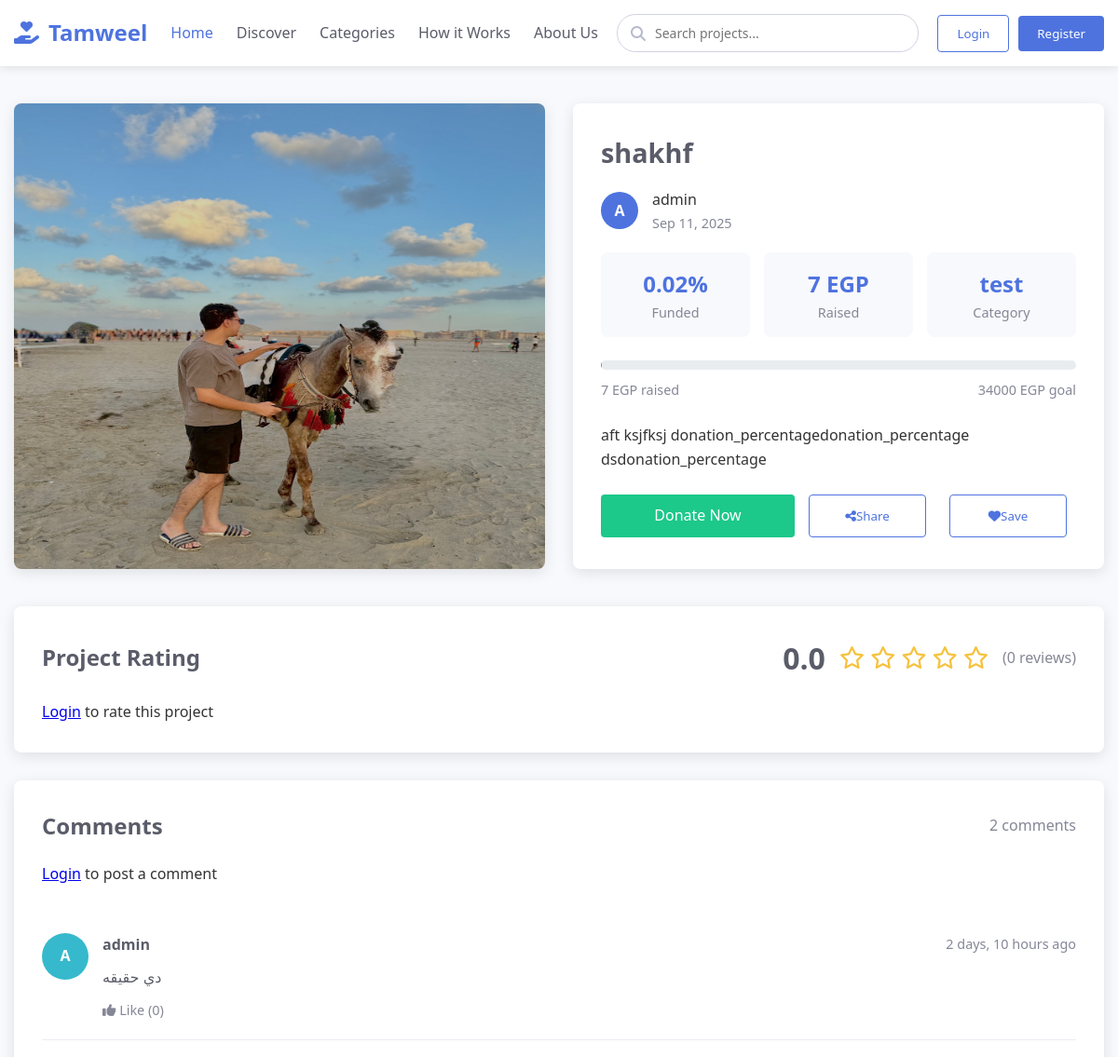
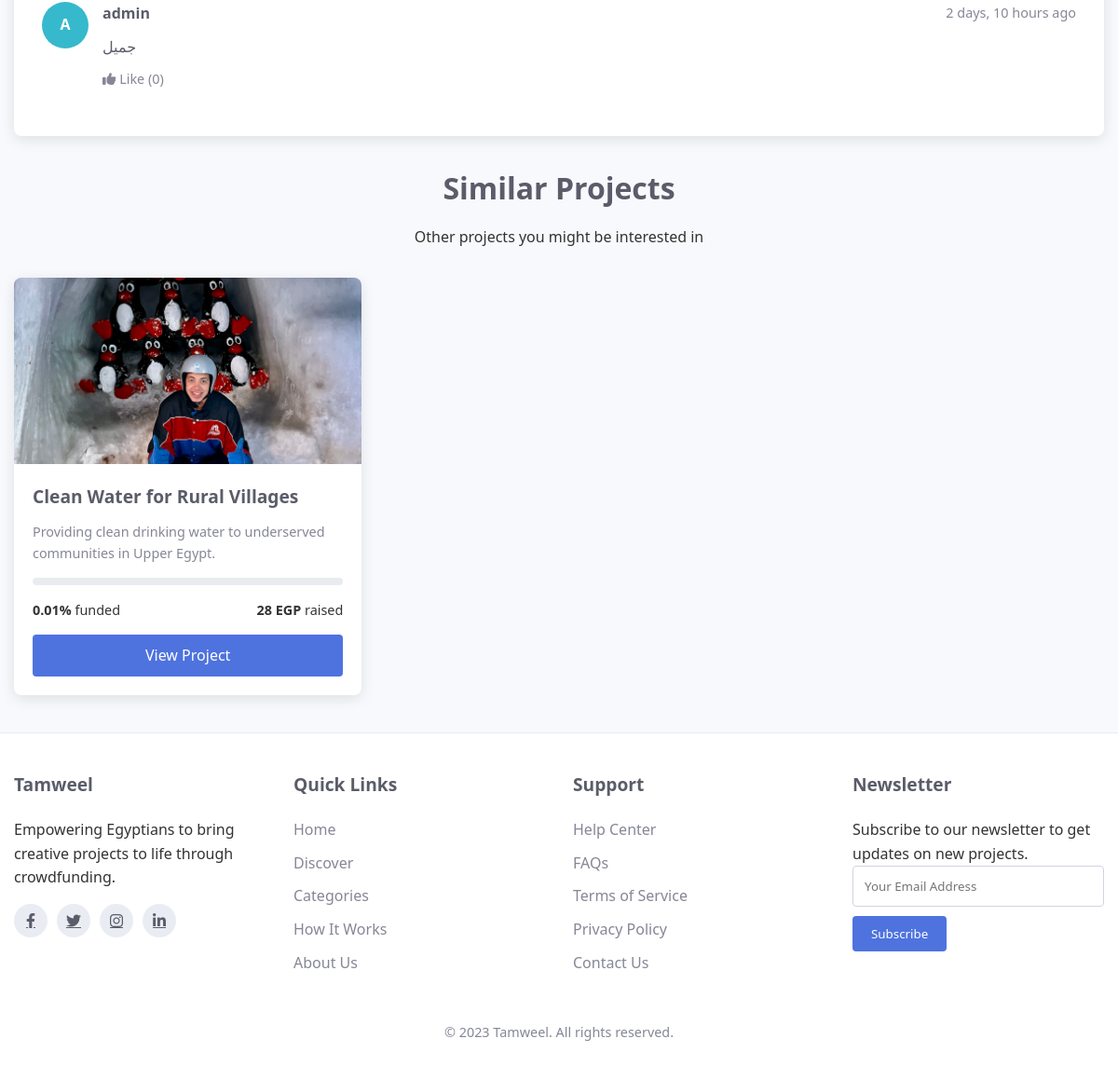
/project/1/, run on the app's committed database (2 pictures, top to bottom).
### crowdfunding/models.py (models this page shows, shortened)
class ProjectImage(models.Model):
    project = models.ForeignKey(Project, on_delete=models.CASCADE, related_name='images')
    image = models.ImageField(upload_to='projects/')

class Project(models.Model):
    creator = models.ForeignKey(User, on_delete=models.CASCADE, related_name='projects')
    title = models.CharField(max_length=255)
    details = models.TextField()
    category = models.ForeignKey(Category, on_delete=models.SET_NULL, null=True, related_name='projects')
    total_target = models.PositiveBigIntegerField()
    start_time = models.DateTimeField(default=timezone.now)
    end_time = models.DateTimeField()
    tags = models.ManyToManyField(Tag, blank=True)
    featured = models.BooleanField(default=False)
    is_canceled = models.BooleanField(default=False)
    created_at = models.DateTimeField(auto_now_add=True)
    def total_donated(self):
        return self.donations.aggregate(total=models.Sum('amount'))['total'] or 0
    def donation_percentage(self):
        if self.total_target==0: return 0
        return round(self.total_donated()*100/self.total_target,2)

class Category(models.Model):
    name = models.CharField(max_length=100, unique=True)
    slug = models.SlugField(max_length=120, unique=True, blank=True, null=True)

class Comment(models.Model):
    project = models.ForeignKey(Project, on_delete=models.CASCADE, related_name='comments')
    user = models.ForeignKey(User, on_delete=models.SET_NULL, null=True, related_name='comments')
    text = models.TextField()
    parent = models.ForeignKey('self', on_delete=models.CASCADE, null=True, blank=True, related_name='replies')
    created_at = models.DateTimeField(auto_now_add=True)
    reported = models.BooleanField(default=False)

### crowdfunding/views.py (the view)
# urls.py: path('project/<int:pk>/', views.project_detail, name='project_detail'),
def project_detail(request, pk):
    project = get_object_or_404(Project, pk=pk)
    images = project.images.all()
    comments = project.comments.filter(parent__isnull=True).order_by('-created_at')
    stats = project.ratings.aggregate(
        avg_rating=Avg('value'),
        reviews_count=Count('id')
    )
    avg_rating = stats['avg_rating'] or 0
    reviews_count = stats['reviews_count']
    similar = Project.objects.filter(tags__in=project.tags.all()).exclude(pk=pk).distinct()[:4]
    donation_form = DonationForm()
    comment_form = CommentForm()
    rating_form = RatingForm()
    return render(request, 'projects/project_detail.html', {
        'project': project,
        'images': images,
        'comments': comments,
        'avg_rating': avg_rating,
        'reviews_count': reviews_count,
        'similar': similar,
        'donation_form': donation_form,
        'comment_form': comment_form,
        'rating_form': rating_form
    })

### templates/projects/project_detail.html (shortened to what this page needs)
<!DOCTYPE html>
<html lang="en">
<head>
    {% load static %}
    <link rel="stylesheet" href="https://cdnjs.cloudflare.com/ajax/libs/font-awesome/6.4.0/css/all.min.css">
    <link rel="stylesheet" href="{% static 'Styles/project_details.css' %}">
</head>
<body>
    <header>
        <div class="container">
            <nav>
                <a href="{% url 'crowdfunding:home' %}" class="logo">
                    <i class="fas fa-hand-holding-heart"></i>
                    Tamweel
                </a>
                <ul class="nav-links">
                    <li><a href="{% url 'crowdfunding:home' %}" class="nav-link active" data-page="home">Home</a></li>
                    <li><a href="#" class="nav-link" data-page="discover">Discover</a></li>
                    <li><a href="#" class="nav-link" data-page="categories">Categories</a></li>
                    <li><a href="#" class="nav-link" data-page="how-it-works">How it Works</a></li>
                    <li><a href="#" class="nav-link" data-page="about-us">About Us</a></li>
                </ul>
                <div class="search-container">
                    <i class="fas fa-search search-icon"></i>
                    <input type="text" class="search-input" placeholder="Search projects...">
                </div>
                {% if user.is_authenticated %}
                    <div class="auth-buttons">
                        <a href="{% url 'accounts:profile' %}">
                            <button class="btn btn-outline" id="profileBtn">Profile</button>
                        </a>
                        <a href="{% url 'accounts:logout' %}">
                            <button class="btn btn-primary" id="logoutBtn">Logout</button>
                        </a>
                    </div>
                {% else %}
                    <div class="auth-buttons">
                        <a href="{% url 'accounts:login' %}">
                            <button class="btn btn-outline" id="loginBtn">Login</button>
                        </a>
                        <a href="{% url 'accounts:register' %}">
                            <button class="btn btn-primary" id="registerBtn">Register</button>
                        </a>
                    </div>
                {% endif %}
            </nav>
        </div>
    </header>
    <div class="container">
        <div class="project-details">
            {% for img in images %}
            <div class="project-image">
                <img src="{{ img.image.url }}" style="width:600px; height:500px;" alt="Project Image">
            </div>
            {% endfor %}
            <div class="project-info">
                <h1 class="project-title">{{ project.title }}</h1>
                <div class="project-creator">
                    <div class="creator-avatar">
                        {{ project.creator.username|make_list|first|upper }}
                    </div>
                    <div>
                        <div>{{ project.creator.username }}</div>
                        <div style="color: var(--gray); font-size: 0.9rem;">{{ project.start_time|date:"M d, Y" }}</div>
                    </div>
                </div>
                <div class="project-stats">
                    <div class="stat-item">
                        <div class="stat-value">{{ project.donation_percentage }}%</div>
                        <div class="stat-label">Funded</div>
                    </div>
                    <div class="stat-item">
                        <div class="stat-value">{{ project.total_donated }} EGP</div>
                        <div class="stat-label">Raised</div>
                    </div>
                    <div class="stat-item">
                        <div class="stat-value">{{ project.category.name }}</div>
                        <div class="stat-label">Category</div>
                    </div>
                </div>
                <div class="project-progress">
                    <div class="progress-bar">
                    </div>
                    <div class="progress-info">
                        <span>{{ project.total_donated }} EGP raised</span>
                        <span>{{ project.total_target }} EGP goal</span>
                    </div>
                </div>
                <p>{{ project.details }}</p>
                <div class="project-actions">
                    <a href="{% url 'crowdfunding:create_donation' project.id %}" class="btn btn-success" style="flex: 2;">Donate Now</a>
                    <button class="btn btn-outline" style="flex: 1;"><i class="fas fa-share-alt"></i> Share</button>
                    <button class="btn btn-outline" style="flex: 1;"><i class="fas fa-heart"></i> Save</button>
                </div>
            </div>
        </div>
        <div class="rating-section">
            <div class="rating-header">
                <h2 class="rating-title">Project Rating</h2>
                <div class="rating-stars">
                    <div class="average-rating">{{ avg_rating|floatformat:1 }}</div>
                    <div class="stars">
                        {% for i in "12345" %}
                            {% if avg_rating >= forloop.counter %}
                                <i class="fas fa-star"></i>
                            {% elif avg_rating >= forloop.counter|add:-0.5 %}
                                <i class="fas fa-star-half-alt"></i>
                            {% else %}
                                <i class="far fa-star"></i>
                            {% endif %}
                        {% endfor %}
                    </div>
                    <div class="rating-count">({{ reviews_count }} reviews)</div>
                </div>
            </div>
            {% if user.is_authenticated %}
            <div class="rate-project">
                <h3 class="rate-title">Rate this project</h3>
                <form method="post" action="{% url 'crowdfunding:rate_project' project.pk %}">
                    {% csrf_token %}
                    <div class="user-stars">
                        {% for i in "12345" %}
                            <label>
                                <input type="radio" name="value" value="{{ forloop.counter }}" {% if user_rating == forloop.counter %}checked{% endif %}>
                                <i class="fas fa-star"></i>
                            </label>
                        {% endfor %}
                    </div>
                    <button type="submit" class="btn btn-primary mt-2">Submit Rating</button>
                </form>
            </div>
            {% else %}
            <div class="rate-project">
                <p><a href="{% url 'accounts:login' %}">Login</a> to rate this project</p>
            </div>
            {% endif %}
        </div>
        <div class="comments-section">
            <div class="comments-header">
                <h2 class="comments-title">Comments</h2>
                <div class="comments-count">{{ comments.count }} comment{{ comments.count|pluralize }}</div>
            </div>
            {% if user.is_authenticated %}
            <div class="comment-form">
                <form method="post" action="{% url 'crowdfunding:add_comment' project.pk %}">
                    {% csrf_token %}
                    <input type="hidden" name="parent" value="">
                    <div class="form-group">
                        <textarea class="form-control" name="text" placeholder="Add your comment..." required></textarea>
                        {% if comment_form.text.errors %}
                            <div class="alert alert-danger mt-2">
                                {% for error in comment_form.text.errors %}
                                    {{ error }}
                                {% endfor %}
                            </div>
                        {% endif %}
                    </div>
                    <button type="submit" class="btn btn-primary">Post Comment</button>
                </form>
            </div>
            {% else %}
            <div class="comment-form">
                <p><a href="{% url 'accounts:login' %}">Login</a> to post a comment</p>
            </div>
            {% endif %}
            <div class="comments-list">
                {% for comment in comments %}
                <div class="comment">
                    <div class="comment-avatar">
                        {% if comment.user %}
                            {{ comment.user.username|make_list|first|upper }}
                        {% else %}
                            AN
                        {% endif %}
                    </div>
                    <div class="comment-content">
                        <div class="comment-header">
                            <div class="comment-author">
                                {% if comment.user %}
                                    {{ comment.user.username }}
                                {% else %}
                                    Anonymous
                                {% endif %}
                            </div>
                            <div class="comment-date">{{ comment.created_at|timesince }} ago</div>
                        </div>
                        <p class="comment-text">{{ comment.text }}</p>
                        <div class="comment-actions">
                            <span class="comment-action"><i class="fas fa-thumbs-up"></i> Like (0)</span>
                        </div>
                    </div>
                </div>
                {% empty %}
                <p class="text-muted">No comments yet. Be the first to comment!</p>
                {% endfor %}
            </div>
        </div>
        <div class="similar-projects">
            <div class="section-title">
                <h2>Similar Projects</h2>
                <p>Other projects you might be interested in</p>
            </div>
            <div class="projects-grid">
                {% for sp in similar %}
                <div class="project-card">
                    <div class="project-card-image">
                        {% if sp.images.first %}
                        <img src="{{ sp.images.first.image.url }}" alt="{{ sp.title }}">
                        {% else %}
                        <img src="https://placehold.co/600x400/4e73df/white" alt="{{ sp.title }}">
                        {% endif %}
                    </div>
                    <div class="project-card-content">
                        <h3 class="project-card-title">{{ sp.title }}</h3>
                        <p class="project-card-description">{{ sp.details|truncatewords:15 }}</p>
                        <div class="project-card-progress">
                        </div>
                        <div class="project-card-stats">
                            <span><strong>{{ sp.donation_percentage }}%</strong> funded</span>
                            <span><strong>{{ sp.total_donated }} EGP</strong> raised</span>
                        </div>
                        <a href="{% url 'crowdfunding:project_detail' sp.pk %}" class="btn btn-primary" style="width: 100%;">View Project</a>
                    </div>
                </div>
                {% empty %}
                <p>No similar projects found.</p>
                {% endfor %}
            </div>
        </div>
    </div>
    <footer>
        <div class="container">
            <div class="footer-content">
                <div class="footer-column">
                    <h3>Tamweel</h3>
                    <p>Empowering Egyptians to bring creative projects to life through crowdfunding.</p>
                    <div class="social-links">
                        <a href="#"><i class="fab fa-facebook-f"></i></a>
                        <a href="#"><i class="fab fa-twitter"></i></a>
                        <a href="#"><i class="fab fa-instagram"></i></a>
                        <a href="#"><i class="fab fa-linkedin-in"></i></a>
                    </div>
                </div>
                <div class="footer-column">
                    <h3>Quick Links</h3>
                    <ul class="footer-links">
                        <li><a href="{% url 'crowdfunding:home' %}">Home</a></li>
                        <li><a href="#">Discover</a></li>
                        <li><a href="#">Categories</a></li>
                        <li><a href="#">How It Works</a></li>
                        <li><a href="#">About Us</a></li>
                    </ul>
                </div>
                <div class="footer-column">
                    <h3>Support</h3>
                    <ul class="footer-links">
                        <li><a href="#">Help Center</a></li>
                        <li><a href="#">FAQs</a></li>
                        <li><a href="#">Terms of Service</a></li>
                        <li><a href="#">Privacy Policy</a></li>
                        <li><a href="#">Contact Us</a></li>
                    </ul>
                </div>
                <div class="footer-column">
                    <h3>Newsletter</h3>
                    <p>Subscribe to our newsletter to get updates on new projects.</p>
                    <form method="post">
                        <input type="email" name="email" placeholder="Your Email Address" style="width: 100%; padding: 12px; border: 1px solid #d1d3e2; border-radius: 4px; margin-bottom: 10px;">
                        <button type="submit" class="btn btn-primary">Subscribe</button>
                    </form>
                </div>
            </div>
            <div class="copyright">
                <p>&copy; 2023 Tamweel. All rights reserved.</p>
            </div>
        </div>
    </footer>
</body>
</html>

### data on the page
ProjectImage: image (picture)
Project: title "shakhf", creator.username|make_list "A", creator.username "admin", start_time "Sep 11, 2025", donation_percentage "0.02", total_donated "7", category.name "test", total_target "34000", details "aft ksjfksj donation_percentagedonation_percentage dsdonation_percentage"
Comment: user.username|make_list "A", user.username "admin", created_at "2 days, 10 hours", text "دي حقيقه"
Comment: user.username|make_list "A", user.username "admin", created_at "2 days, 10 hours", text "جميل"
Project: images.first.image (picture), title "Clean Water for Rural Villages", details "Providing clean drinking water to underserved communities in Upper Egypt.", donation_percentage "0.01", total_donated "28"

### other printed values
{{ avg_rating|floatformat:1 }} "0.0"
{{ reviews_count }} "0"
{{ comments.count }} "2"
